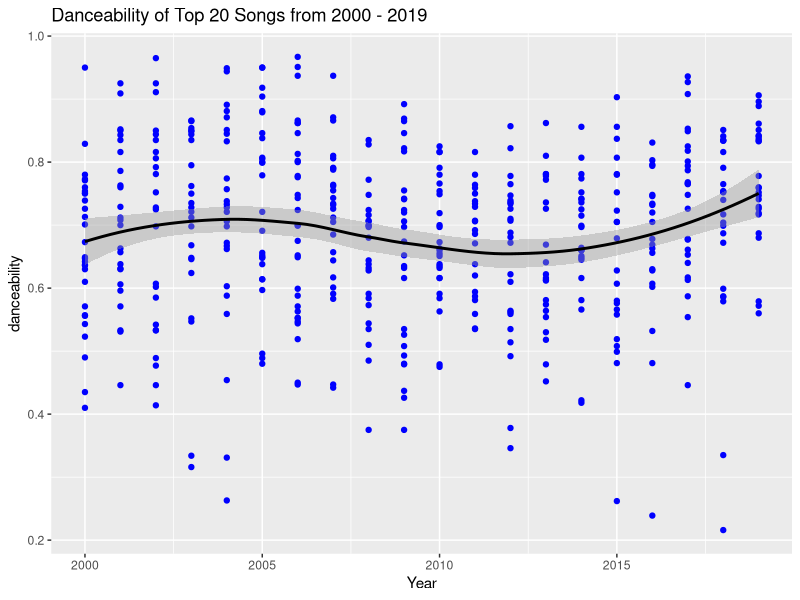

Reproduce this figure in R.
# import libraries
library(dplyr)
library(ggplot2)

# Read in song data
songs <- read.csv("../data/song_data.csv", stringsAsFactors = F)

# Choose a feature to check against a regression, in this case
# we're looking at `danceability`
value <- "danceability"
feature <- songs[[value]]

ggplot(data = songs) +
  geom_point(mapping = aes(x = year, y = feature), color = "blue") +
  geom_smooth(mapping = aes(x = year, y = feature), color = "black") +
  xlab("Year") +
  ylab(value) +
  ggtitle("Danceability of Top 20 Songs from 2000 - 2019")
